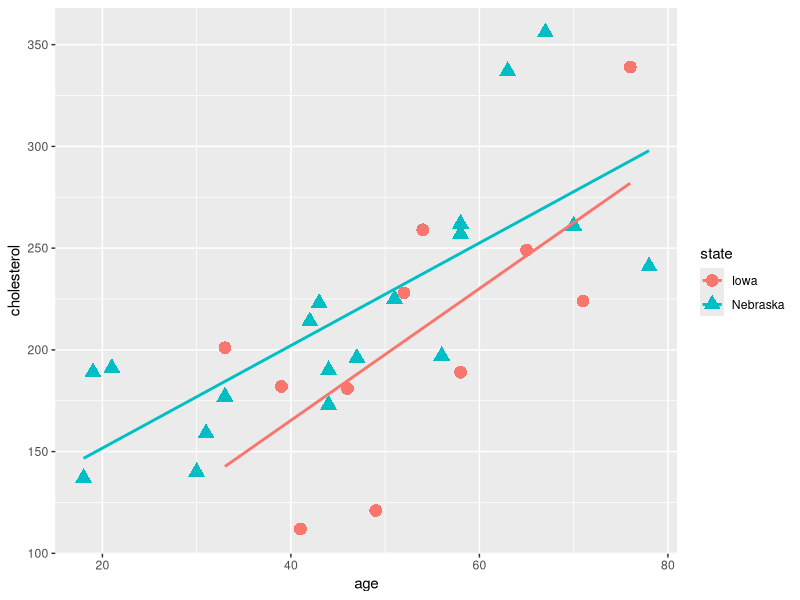
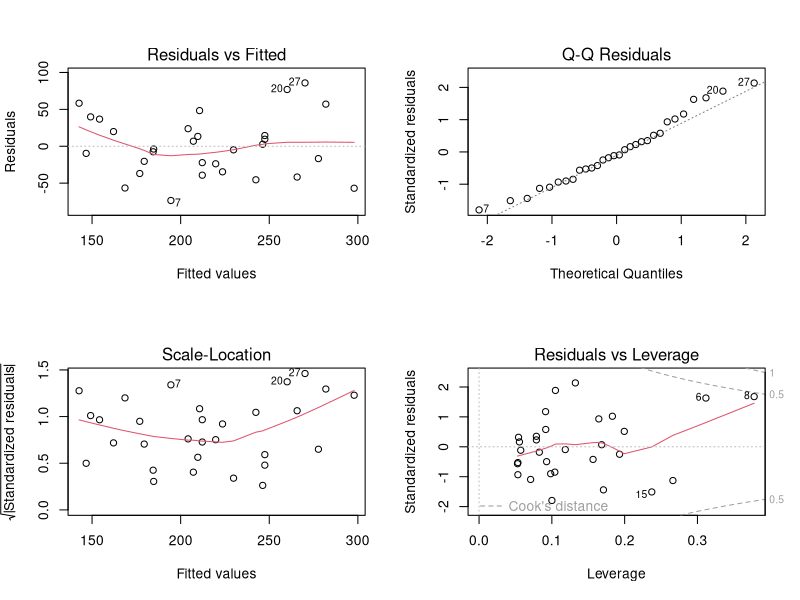

R code for these plots, in order:
## ---- chunk 1
library(readr)
chol <- read_table2("cholesterol.tsv", 
    col_types = cols(age = col_double()))
summary(chol)
## ---- chunk 2
library(ggplot2)
ggplot(chol, aes(x=age, y=cholesterol, shape=state, color=state)) + 
  geom_point(size=4) +
  geom_smooth(method=lm, se = FALSE)
## ---- chunk 3
fit <- lm(cholesterol ~ age * state, data=chol)
summary(fit)
## ---- chunk 4
anova(fit)
## ---- chunk 5
par(mfrow=c(2, 2))
plot(fit)
## ---- chunk 6
fit1 <- lm(cholesterol ~ state, data=chol)
fit2 <- lm(cholesterol ~ state + age, data = chol)
anova(fit1, fit2)
## ---- chunk 7
library(MASS)
fit <- lm(cholesterol ~ age * state, data=chol)
step <- stepAIC(fit, direction = "backward")
